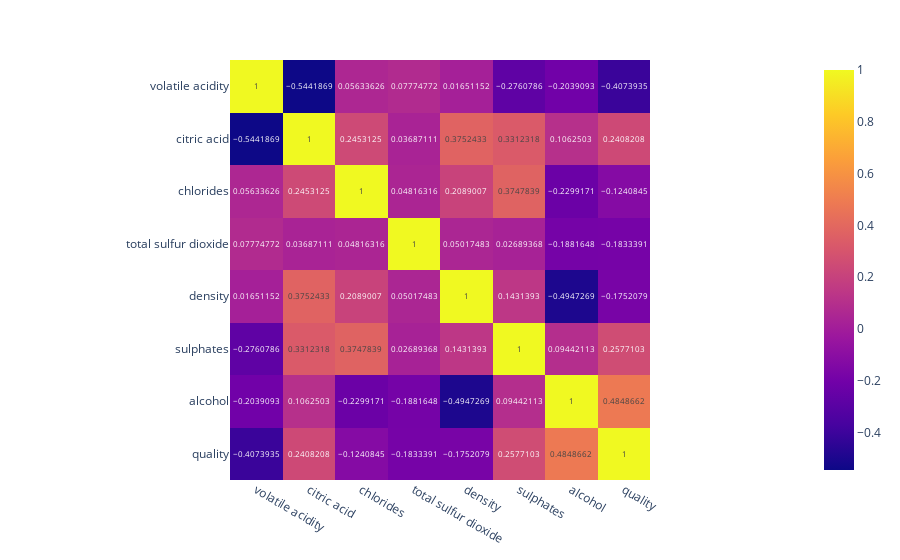

Here is the notebook cell this chart was saved with:
### Code cell
import plotly.express as px
z = main_df.corr()
fig = px.imshow(z, text_auto = True)
fig.show()
fig_h.show()

### Figure 1 — Plotly figure (JSON) as saved in the notebook; plotly's stock layout.template omitted (floating-point values rounded to 4 significant figures)
{"data": [{"coloraxis": "coloraxis", "hovertemplate": "x: %{x}<br>y: %{y}<br>color: %{z}<extra></extra>", "name": "0", "texttemplate": "%{z}", "type": "heatmap", "x": ["volatile acidity", "citric acid", "chlorides", "total sulfur dioxide", "density", "sulphates", "alcohol", "quality"], "xaxis": "x", "y": ["volatile acidity", "citric acid", "chlorides", "total sulfur dioxide", "density", "sulphates", "alcohol", "quality"], "yaxis": "y", "z": [[1, -0.5442, 0.05634, 0.07775, 0.01651, -0.2761, -0.2039, -0.4074], [-0.5442, 1, 0.2453, 0.03687, 0.3752, 0.3312, 0.1063, 0.2408], [0.05634, 0.2453, 1, 0.04816, 0.2089, 0.3748, -0.2299, -0.1241], [0.07775, 0.03687, 0.04816, 1, 0.05017, 0.02689, -0.1882, -0.1833], [0.01651, 0.3752, 0.2089, 0.05017, 1, 0.1431, -0.4947, -0.1752], [-0.2761, 0.3312, 0.3748, 0.02689, 0.1431, 1, 0.09442, 0.2577], [-0.2039, 0.1063, -0.2299, -0.1882, -0.4947, 0.09442, 1, 0.4849], [-0.4074, 0.2408, -0.1241, -0.1833, -0.1752, 0.2577, 0.4849, 1]]}], "layout": {"coloraxis": {"colorscale": [[0, "#0d0887"], [0.1111, "#46039f"], [0.2222, "#7201a8"], [0.3333, "#9c179e"], [0.4444, "#bd3786"], [0.5556, "#d8576b"], [0.6667, "#ed7953"], [0.7778, "#fb9f3a"], [0.8889, "#fdca26"], [1, "#f0f921"]]}, "margin": {"t": 60}, "xaxis": {"anchor": "y", "constrain": "domain", "domain": [0, 1], "scaleanchor": "y"}, "yaxis": {"anchor": "x", "autorange": "reversed", "constrain": "domain", "domain": [0, 1]}}}
